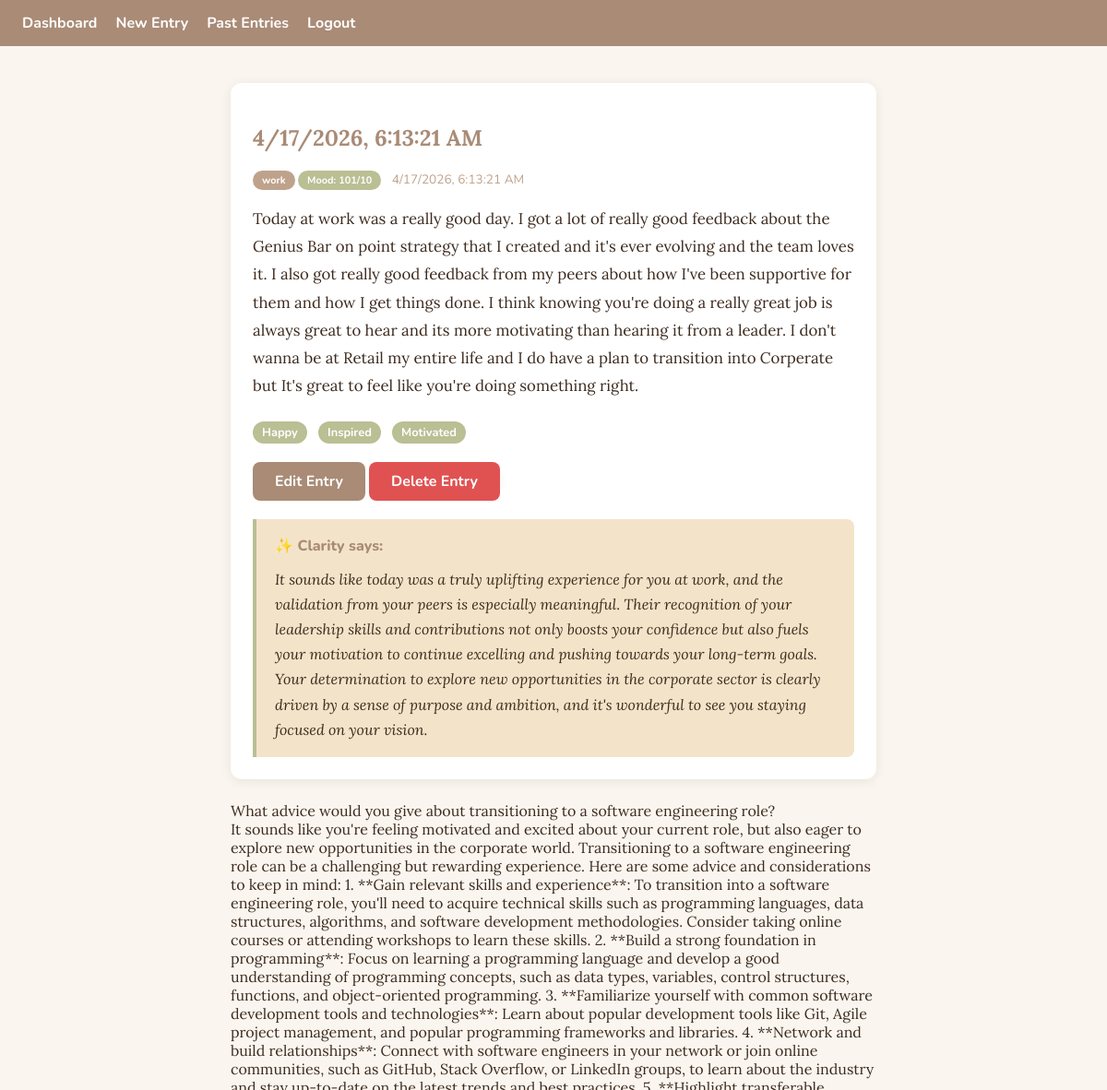
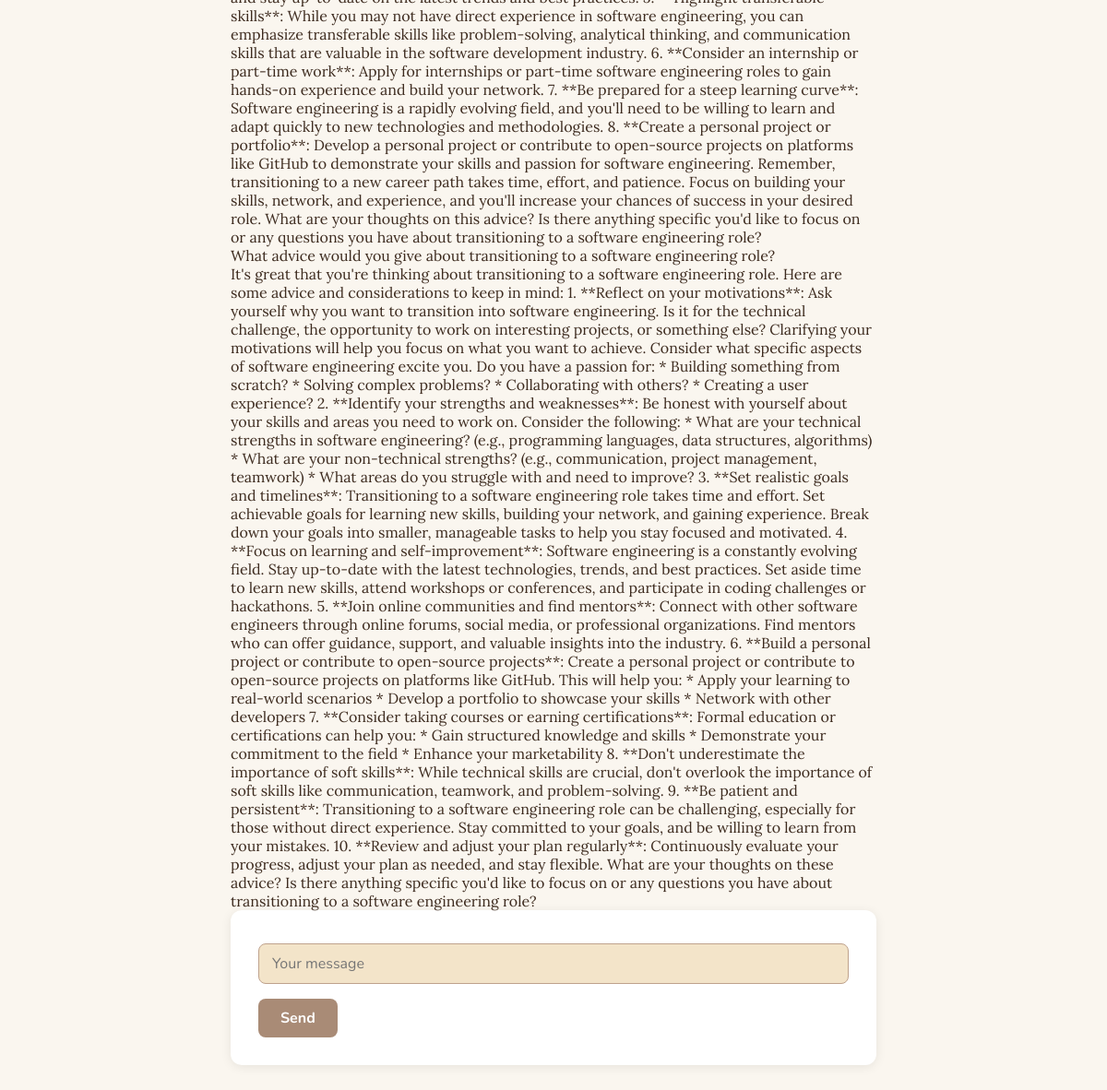
The page /entry/1 (signed in) on the database its author committed (2 pictures, top to bottom).
### app.py (models this page shows)
class Entry(db.Model):
                id = db.Column(db.Integer, primary_key=True)
                content = db.Column(db.Text, nullable=False)
                tags = db.Column(db.Text, nullable=True , default="")
                mode = db.Column(db.String(10), default="Personal")
                ai = db.Column(db.Text, nullable=True)
                mood = db.Column(db.Integer, nullable=True)
                created_at = db.Column(db.DateTime, default=datetime.utcnow)
                user_id = db.Column(db.Integer, db.ForeignKey('user.id'), nullable=False)

class Message(db.Model):
                id = db.Column(db.Integer, primary_key=True)
                role = db.Column(db.String(10), nullable=False)
                content = db.Column(db.Text, nullable=False)
                entry_id = db.Column(db.Integer, db.ForeignKey('entry.id'), nullable=False)
                created_at = db.Column(db.DateTime, default=datetime.utcnow)

### app.py (the view)
@app.route('/entry/<int:id>')
@login_required
def entry(id):
       entry = Entry.query.get_or_404(id)
       user_id = entry.user_id
       if user_id == current_user.id:
              messages = Message.query.filter_by(entry_id=id).order_by(Message.created_at).all()
              return render_template('entry.html', entry=entry, messages=messages)
       else:
              flash('You do not have permission to view this entry')
              return redirect(url_for('dashboard'))

### app.py (called while the page is built)
@login_manager.user_loader
def load_user(user_id):
    return User.query.get(int(user_id))

### templates/entry.html (shortened to what this page needs)
{% extends 'base.html' %}
{% block content %}
<div class="entry-card">
    <h2><span data-timestamp="{{ entry.created_at.strftime('%Y-%m-%dT%H:%M:%SZ') }}" class="local-time">{{
            entry.created_at.strftime('%B %d, %Y') }}</span></h2>
    <div class="entry-meta">
        <span class="mode-badge">{{ entry.mode }}</span>
        <span class="mood-badge">Mood: {{ entry.mood }}1/10</span>
        <span data-timestamp="{{ entry.created_at.strftime('%Y-%m-%dT%H:%M:%SZ') }}" class="local-time">{{
            entry.created_at.strftime('%I:%M %p') }}</span>
    </div>
    <div class="entry-content">{{ entry.content }}</div>
    {% if entry.tags %}
    {% for tag in entry.tags.split(',') %}
    <span class="tag-badge">{{ tag }}</span>
    {% endfor %}
    {% endif %}<br><br>
    <a href="{{ url_for('edit_entry', id=entry.id) }}" class="btn">Edit Entry</a>
    <form method="POST" class="btn-danger-form" action="{{ url_for('delete_entry', id=entry.id) }}">
        <button type="submit" class="btn btn-danger" onclick="return confirm('Delete this entry?')">Delete
            Entry</button>
    </form>
    <div class="ai-response">{{ entry.ai }}</div>
</div>
<div class="messages">
    {% for msg in messages %}
    <div class="message {{ msg.role }}">{{ msg.content }}</div>
    {% endfor %}
    <form method="POST" action="{{ url_for('entry_chat', id=entry.id) }}">
        <input type="text" name="message" placeholder="Your message">
        <button type="submit">Send</button>
    </form>
</div>
{% endblock %}

### static/style.css (style rules this page uses)
:root { --brown-dark: #A98B76; --brown-mid: #BFA28C; --cream: #F3E4C9; --sage: #BABF94; --text: #3d2b1f; --bg: #faf6ef; --white: #ffffff; }
body { background-color: var(--bg); color: var(--text); font-family: 'Lora', serif; margin: 0; padding: 0; }
h1, h2 { font-family: 'Lora', serif; color: var(--brown-dark); }
form { background-color: var(--white); padding: 30px; border-radius: 12px; box-shadow: 0 2px 12px rgba(0, 0, 0, 0.08); }
input, textarea, select { width: 100%; padding: 10px 14px; margin-top: 6px; margin-bottom: 16px; border: 1px solid var(--brown-mid); border-radius: 8px; font-family: 'Nunito', sans-serif; font-size: 1em; box-sizing: border-box; background-color: var(--cream); }
button { background-color: var(--brown-dark); color: var(--white); border: none; padding: 10px 24px; border-radius: 8px; font-family: 'Nunito', sans-serif; font-weight: 700; font-size: 1em; cursor: pointer; }
.entry-card { background-color: var(--white); border-radius: 12px; padding: 24px; box-shadow: 0 2px 12px rgba(0, 0, 0, 0.08); margin: 24px 0; }
.btn { display: inline-block; background-color: var(--brown-dark); color: var(--white); padding: 10px 24px; border-radius: 8px; text-decoration: none; font-family: 'Nunito', sans-serif; font-weight: 700; }
.entry-meta { font-family: 'Nunito', sans-serif; font-size: 0.85em; color: var(--brown-mid); margin-bottom: 16px; }
.entry-content { font-size: 1.05em; line-height: 1.8; margin-bottom: 24px; }
.ai-response { background-color: var(--cream); border-left: 4px solid var(--sage); padding: 16px 20px; border-radius: 0 8px 8px 0; font-style: italic; line-height: 1.7; margin-top: 20px; }
.ai-response::before { content: "✨ Clarity says:"; display: block; font-style: normal; font-family: 'Nunito', sans-serif; font-weight: 800; color: var(--brown-dark); margin-bottom: 8px; }
.mood-badge { display: inline-block; background-color: var(--sage); color: var(--white); padding: 3px 10px; border-radius: 20px; font-family: 'Nunito', sans-serif; font-size: 0.8em; font-weight: 700; margin-right: 8px; }
.mode-badge { display: inline-block; background-color: var(--brown-mid); color: var(--white); padding: 3px 10px; border-radius: 20px; font-family: 'Nunito', sans-serif; font-size: 0.8em; font-weight: 700; }
.btn-danger { background-color: #e05252; }
.btn-danger-form { display: inline; margin: 0; padding: 0; }
.tag-badge { display: inline-block; background-color: var(--sage); color: var(--white); padding: 3px 10px; border-radius: 20px; font-family: 'Nunito', sans-serif; font-size: 0.8em; font-weight: 700; margin-right: 8px; }

### rows shown on the page
Entry: mode "work", mood "10", content "Today at work was a really good day. I got a lot of really good feedback about the Genius Bar on point strategy that I created and it's ever evolving and the team loves it. I also got really good feedback from my peers about how I've been supportive for them and how I get things done. I think knowing you're doing a really great job is always great to hear and its more motivating than hearing it from a leader. I don't wanna be at Retail my entire life and I do have a plan to transition into Corperate but It's great to feel like you're doing something right.", ai "It sounds like today was a truly uplifting experience for you at work, and the validation from your peers is especially meaningful. Their recognition of your leadership skills and contributions not only boosts your confidence but also fuels your motivation to continue excelling and pushing towards your long-term goals. Your determination to explore new opportunities in the corporate sector is clearly driven by a sense of purpose and ambition, and it's wonderful to see you staying focused on your vision."
Message: content "What advice would you give about transitioning to a software engineering role?"
Message: content "It sounds like you're feeling motivated and excited about your current role, but also eager to explore new opportunities in the corporate world. Transitioning to a software engineering role can be a challenging but rewarding experience. Here are some advice and considerations to keep in mind: 1. **Gain relevant skills and experience**: To transition into a software engineering role, you'll need to acquire technical skills such as programming languages, data structures, algorithms, and software development methodologies. Consider taking online courses or attending workshops to learn these skills. 2. **Build a strong foundation in programming**: Focus on learning a programming language and…"
Message: content "What advice would you give about transitioning to a software engineering role?"
Message: content "It's great that you're thinking about transitioning to a software engineering role. Here are some advice and considerations to keep in mind: 1. **Reflect on your motivations**: Ask yourself why you want to transition into software engineering. Is it for the technical challenge, the opportunity to work on interesting projects, or something else? Clarifying your motivations will help you focus on what you want to achieve. Consider what specific aspects of software engineering excite you. Do you have a passion for: * Building something from scratch? * Solving complex problems? * Collaborating with others? * Creating a user experience? 2. **Identify your strengths and weaknesses**: Be honest…"

### other values the page prints
{{ tag }} "Happy" "Inspired" "Motivated"
